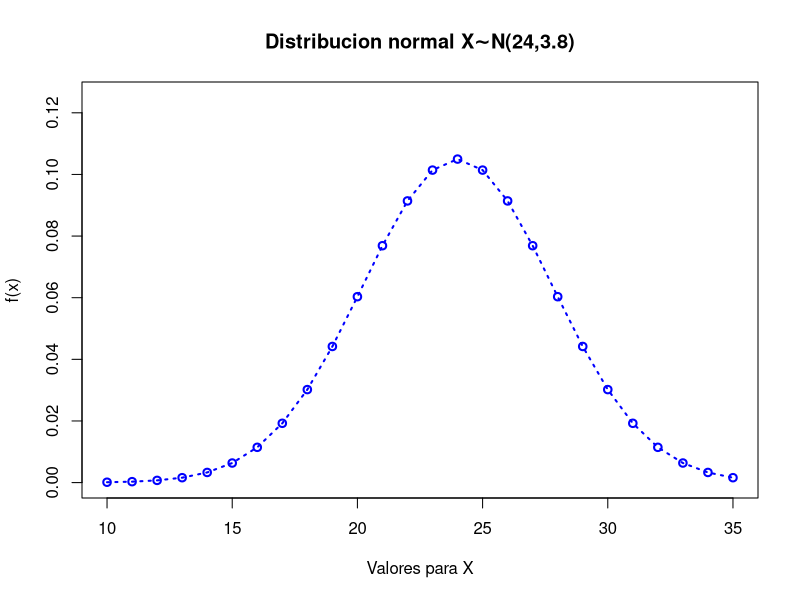

Source code (R):
# Punto 2 - Parcial 2 - Probabilidad y Estadística 
# Universidad del Valle
# Estudiante: Juan Sebastian Velasquez Acevedo

# Un abogado viaja todos los días de su casa en los suburbios a su oficina en el centro de la
# ciudad. El tiempo promedio para un viaje sólo de ida es de 24 minutos, con una desviación
# estándar de 3.8 minutos. Si se supone que la distribución de los tiempos de viaje está
# distribuida normalmente.

##-------------------------------------------------------------

# Grafica de la distribucion normal
# Rejilla de valores para el eje X
x <- seq(10, 35, 1)
plot(x, dnorm(x, mean = 24, sd = 3.8), type = "o",
     ylim = c(0, 0.125), lwd = 2,lty=3, col = "blue",
     main = "Distribucion normal X∼N(24,3.8)",
     xlab = "Valores para X",
     ylab = "f(x)")

##-------------------------------------------------------------
# a) ¿Cuál es la probabilidad de que un viaje tome al menos 1/2 hora?

# 1/2 hora = 30 minutos
# Nos piden P(X > x) = P(X>30)
# media (μ) = 24
# Desviacion estandar (σ)= 3.8
# Funcion en R
# pnorm: Distribución normal (Función de distribución acumulada)
# lower.tail = FALSE porque estoy buscando valores mayores a 30 minutos
distr_acum1 = pnorm(30,mean = 24, sd = 3.8,lower.tail=FALSE)
distr_acum1
# Pasandolo a porcentaje
prob_procentaje1 = distr_acum1*100
prob_procentaje1

## RESPUESTA: 
## La probabilidad de que un viaje tome al menos 1/2 hora es de 0.05717406
## hay una posibilidad del 5.717406 %

##-------------------------------------------------------------
# b) Si la oficina abre a las 9:00 a.m. y él sale diario de su 
# casa a las 8:45 a.m., ¿qué porcentaje de las veces llegará tarde al trabajo?.

# La idea es calcular la probabilidad de que el tiempo sea mayor a 
# 15 minutos. Puesto que 9:00 am - 8:45 am = 15 minutos

# Nos piden P(X > x) = P(X > 15) = 1 - P(X < 15)

# Se calcula primero la Función de distribución acumulada
distr_acum2 = 1 - pnorm (15,24,3.8)
distr_acum2
# Tambien se puede hacer distr_acum = pnorm(15,24,3.8,FALSE)

# Pasandolo a porcentaje
prob_procentaje2 = distr_acum2*100
prob_procentaje2

## RESPUESTA: 
## El porcentaje de las veces que llegará tarde al trabajo sera de 99.10679%
##-------------------------------------------------------------

## c) Si sale de su casa a las 8:35 a.m. y el café se sirve en la oficina de 8:50 a.m. a 9:00 a.m.,
## ¿cuál es la probabilidad de que se pierda el café?

# La idea es calcular la probabilidad de que el tiempo sea mayor a 
# 25 minutos. Puesto que 9:00 am - 8:35 am = 25 minutos

# Nos piden P(X > x) = P(X > 25) = 1 - P(X < 25)

# Se calcula primero la Función de distribución acumulada
distr_acum3 = 1 - pnorm (25,24,3.8)
distr_acum3
# Tambien se puede hacer distr_acum = pnorm(25,24,3.8,FALSE)

# Pasandolo a porcentaje
prob_procentaje3 = distr_acum3*100
prob_procentaje3

## RESPUESTA: 
## La probabilidad de que se pierda el cafe es de 0.3962144 con una
## posibilidad de 39.62144%

##-------------------------------------------------------------

